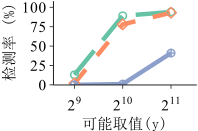

Here is the R script that generated this plot:
library(grid)
library(ggplot2)
library(extrafont)
require("RColorBrewer")
require(scales)
font_import()
loadfonts()

mywidth=2
myheight=1.4
my_value=c(1,5,10)
my_line=c("longdash","dashed","solid")
abbrev_x <- c(expression(2^9), expression(2^10),expression(2^11))
if(T){
    args <- commandArgs(trailingOnly = TRUE)
    x1 <- read.table("varyFileNumber_linux.data",header=TRUE)
    cairo_pdf(file="varyFileNumber_linux.pdf", width=mywidth, height=myheight)
    # x1$ID <- factor(x1$ID, levels=c("1K","5K","10K"), labels=c("W=1K","W=5K","W=10K"))
    x1$type <- factor(x1$type, levels=c("firstFeature","minFeature","allFeature"), labels=c("firstFeature","minFeature","allFeature"))
    ggplot(data=x1, aes(x=ID,y=ratio,shape=type,linetype=type, colour=type)) +
    geom_line(size=1.5) + 
    geom_point(size=2, stroke=0.75, fill="white") +
    scale_shape_manual(values=c(my_value)) +
    scale_colour_brewer(palette = "Set2") + 
    scale_linetype_manual(values=c(my_line)) +
    coord_cartesian(ylim=c(0.048, 1.03),xlim=c(0.7,3.4)) +
    scale_x_continuous(breaks=c(1,2,3),labels=abbrev_x) +
    scale_y_continuous(breaks=seq(0, 1, 0.25), labels=format(seq(0, 100, 25), scientific=FALSE)) +
    ylab("检测率 (%)") +
    xlab("可能取值(y)") +
    theme_bw() +
    theme(
        panel.grid.major=element_blank(), panel.grid.minor=element_blank(),
	    panel.background=element_blank(), 
	    # panel.border=element_rect(size=0.5),
	    panel.border = element_blank(),
	    axis.line=element_line(colour="black", size=0.3),
	    axis.ticks=element_line(size=0.3),
        axis.text.x=element_text(margin=margin(5,0,0,0), angle=0, hjust=0.5, colour="black", size=11,family="Times New Roman"),
        axis.title.y=element_text(size=11, hjust=0.85,family="SimSun"),
        axis.text.y=element_text(margin=margin(0, 2, 0, 0),colour="black",size=11,family="Times New Roman"),
        axis.title.x=element_text(size=11,family="SimSun"),
        legend.title = element_blank(),
        legend.key.size=unit(0.3, "cm"),
        legend.text=element_text(size=20),
        # legend.position=c(0.3,0.82),
        legend.position="none",
        legend.direction="vertical",
        legend.margin = margin(t = 0, unit='cm'),
        plot.margin=unit(c(0.1,0.1,0.1,0.1), "cm")
    )
}
